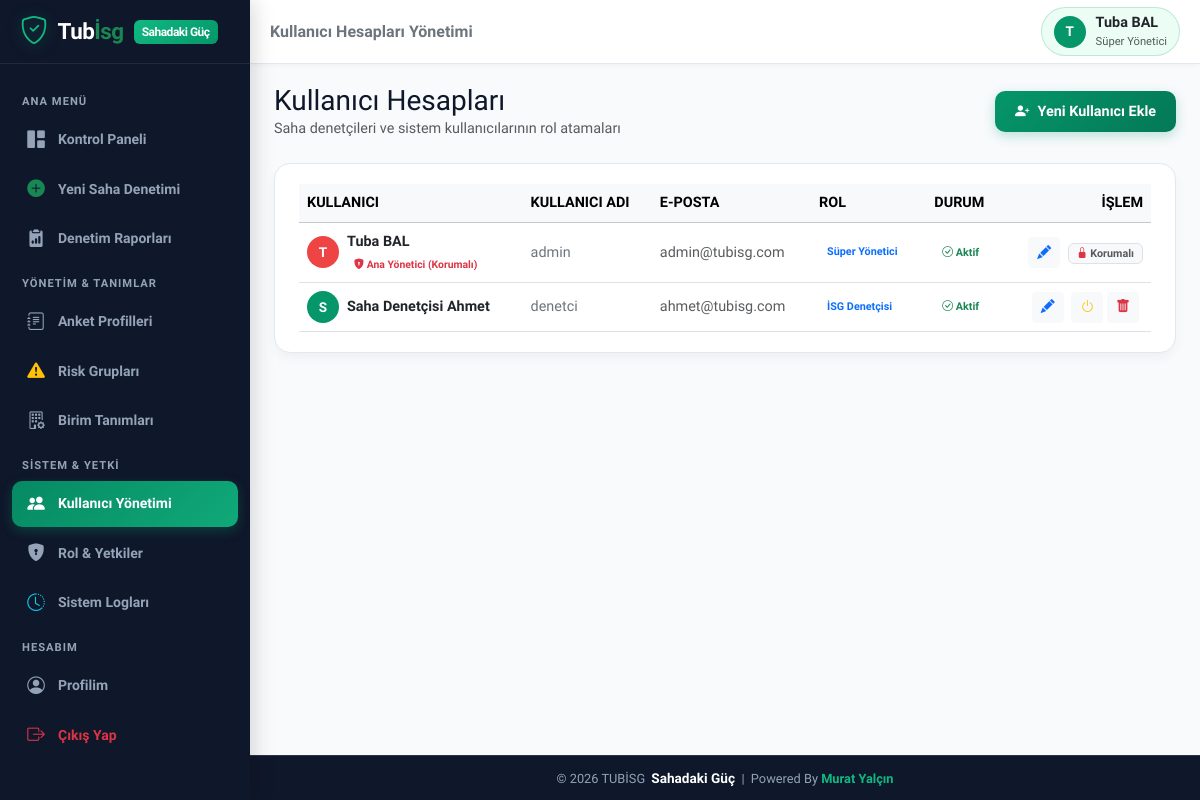
/users.php (signed in), run on the app's committed database.
### tables this page shows
CREATE TABLE IF NOT EXISTS `users` (
  `id` INT AUTO_INCREMENT PRIMARY KEY,
  `username` VARCHAR(50) NOT NULL UNIQUE,
  `password` VARCHAR(255) NOT NULL,
  `name_surname` VARCHAR(100) NOT NULL,
  `email` VARCHAR(100) NULL,
  `role_id` INT NOT NULL,
  `is_active` TINYINT(1) DEFAULT 1,
  `created_at` DATETIME DEFAULT CURRENT_TIMESTAMP,
  FOREIGN KEY (`role_id`) REFERENCES `roles`(`id`) ON DELETE CASCADE
);

CREATE TABLE IF NOT EXISTS `roles` (
  `id` INT AUTO_INCREMENT PRIMARY KEY,
  `role_name` VARCHAR(50) NOT NULL,
  `description` VARCHAR(255) NULL,
  `permissions` TEXT NOT NULL,
  `created_at` DATETIME DEFAULT CURRENT_TIMESTAMP
);

### includes/auth.php (called while the page is built, shortened)
<?php
function is_logged_in() {
    return isset($_SESSION['user_id']) && !empty($_SESSION['user_id']);
}
function get_current_user_data() {
    static $currentUserData = null;
    if ($currentUserData !== null) return $currentUserData;
    $db = getDB();
    $stmt = $db->prepare("
        SELECT u.*, r.role_name, r.permissions
        FROM users u
        JOIN roles r ON u.role_id = r.id
        WHERE u.id = ? AND u.is_active = 1
    ");
    $stmt->execute([$_SESSION['user_id']]);
    $user = $stmt->fetch();
    $currentUserData = $user;
    return $user;
}
function has_permission($permission_key) {
    $user = get_current_user_data();
    if ((int)$user['role_id'] === 1) {
        return true;
    }
    $permissions = json_decode($user['permissions'], true);
    return isset($permissions[$permission_key]) && $permissions[$permission_key] === true;
}
function require_permission($permission_key) {
    if (!has_permission($permission_key)) {
        echo '<div style="font-family:sans-serif; padding:30px; text-align:center; background:#fff0f0; border-radius:12px; margin:50px auto; max-width:500px; color:#9b2c2c;">'
            . '<h2>🚫 Erişim Engellendi</h2>'
            . '<p>Bu işlemi yapmak için gerekli yetkiniz bulunmamaktadır.</p>'
            . '<a href="index.php" style="display:inline-block; padding:10px 20px; background:#e53e3e; color:#fff; text-decoration:none; border-radius:8px; margin-top:15px;">Ana Sayfaya Dön</a>'
            . '</div>';
        exit;
    }
}

### users.php (the view, shortened to what this page needs)
<?php
require_once __DIR__ . '/includes/auth.php';
require_permission('users_manage');
$db = getDB();
$users = $db->query("SELECT u.*, r.role_name FROM users u JOIN roles r ON u.role_id = r.id ORDER BY u.id ASC")->fetchAll();
$pageTitle = 'Kullanıcı Hesapları Yönetimi';
include __DIR__ . '/includes/header.php';
?>
<div class="d-flex align-items-center justify-content-between mb-4">
  <div>
    <h3 class="fw-extrabold m-0">Kullanıcı Hesapları</h3>
    <p class="text-muted fs-7 m-0">Saha denetçileri ve sistem kullanıcılarının rol atamaları</p>
  </div>
  <button type="button" class="btn btn-primary-custom" data-bs-toggle="modal" data-bs-target="#addUserModal">
    <i class="bi bi-person-plus-fill"></i> Yeni Kullanıcı Ekle
  </button>
</div>
<div class="custom-card">
  <div class="table-responsive">
    <table class="table table-hover align-middle m-0">
      <thead class="table-light fs-8 text-uppercase text-muted">
        <tr>
          <th>Kullanıcı</th>
          <th>Kullanıcı Adı</th>
          <th>E-Posta</th>
          <th>Rol</th>
          <th>Durum</th>
          <th class="text-end">İşlem</th>
        </tr>
      </thead>
      <tbody>
        <?php foreach ($users as $u): ?>
          <?php $isMasterAdmin = ((int)$u['id'] === 1 || strtolower($u['username']) === 'admin'); ?>
          <tr>
            <td>
              <div class="d-flex align-items-center gap-2">
                <div class="avatar-circle" style="<?php echo $isMasterAdmin ? 'background: #ef4444;' : ''; ?>">
                  <?php echo mb_substr($u['name_surname'], 0, 1, 'UTF-8'); ?>
                </div>
                <div>
                  <div class="fw-bold text-dark"><?php echo htmlspecialchars($u['name_surname']); ?></div>
                  <?php if ($isMasterAdmin): ?>
                    <span class="badge bg-danger-light text-danger fs-8" style="font-size:0.65rem;"><i class="bi bi-shield-lock-fill"></i> Ana Yönetici (Korumalı)</span>
                  <?php endif; ?>
                </div>
              </div>
            </td>
            <td class="font-weight-bold text-secondary">
              <?php echo htmlspecialchars($u['username']); ?>
            </td>
            <td class="text-muted fs-7"><?php echo htmlspecialchars($u['email'] ?? '-'); ?></td>
            <td>
              <span class="badge bg-primary-light text-primary font-weight-bold p-2">
                <?php echo htmlspecialchars($u['role_name']); ?>
              </span>
            </td>
            <td>
              <?php if ($u['is_active']): ?>
                <span class="badge bg-success-light text-success p-2"><i class="bi bi-check-circle"></i> Aktif</span>
              <?php else: ?>
                <span class="badge bg-danger-light text-danger p-2"><i class="bi bi-x-circle"></i> Pasif</span>
              <?php endif; ?>
            </td>
            <td class="text-end">
              <button class="btn btn-sm btn-light text-primary me-1" data-bs-toggle="modal" data-bs-target="#editUserModal<?php echo $u['id']; ?>" title="Düzenle">
                <i class="bi bi-pencil-fill"></i>
              </button>
              <?php if (!$isMasterAdmin): ?>
                <form method="POST" action="users.php" style="display:inline;">
                  <button type="submit" class="btn btn-sm btn-light text-<?php echo $u['is_active'] ? 'warning' : 'success'; ?>" title="<?php echo $u['is_active'] ? 'Pasife Al' : 'Aktif Et'; ?>">
                    <i class="bi bi-power"></i>
                  </button>
                </form>
                <form method="POST" action="users.php" class="d-inline confirm-delete-form" data-confirm-title="Kullanıcı Hesabını Sil" data-confirm-text="Bu kullanıcı hesabını (<?php echo htmlspecialchars($u['name_surname']); ?>) silmek istediğinize emin misiniz? Kullanıcıya ait tüm denetim verileri silinecektir.">
                  <button type="submit" class="btn btn-sm btn-light text-danger me-1" title="Kullanıcıyı Sil">
                    <i class="bi bi-trash-fill"></i>
                  </button>
                </form>
              <?php else: ?>
                <span class="badge bg-light text-muted border px-2 py-1 fs-8" title="Ana Sistem Yöneticisi Silinemez veya Pasife Alınamaz">
                  <i class="bi bi-lock-fill text-danger"></i> Korumalı
                </span>
              <?php endif; ?>
            </td>
          </tr>
        <?php endforeach; ?>
      </tbody>
    </table>
  </div>
</div>
<?php include __DIR__ . '/includes/footer.php'; ?>

### includes/header.php (shortened to what this page needs)
<?php
require_once __DIR__ . '/auth.php';
$user = get_current_user_data();
$currentPage = basename($_SERVER['PHP_SELF']);
?>
<!DOCTYPE html>
<html lang="tr">
<head>
  <link href="https://cdn.jsdelivr.net/npm/bootstrap@5.3.2/dist/css/bootstrap.min.css" rel="stylesheet">
  <link href="https://cdn.jsdelivr.net/npm/bootstrap-icons@1.11.2/font/bootstrap-icons.min.css" rel="stylesheet">
  <link href="assets/css/style.css" rel="stylesheet">
</head>
<body class="<?php echo is_logged_in() ? 'logged-in-mobile' : ''; ?>">
<div class="app-wrapper">
  <aside class="sidebar">
    <div class="sidebar-header">
      <a href="dashboard.php" class="brand-logo">
        <i class="bi bi-shield-check brand-icon fs-3"></i>
        <span>Tub<span class="text-success">İsg</span></span>
        <span class="brand-badge">Sahadaki Güç</span>
      </a>
    </div>
    <div class="sidebar-nav">
      <div class="nav-category">Ana Menü</div>
      <a href="dashboard.php" class="nav-link-custom <?php echo ($currentPage == 'dashboard.php' || $currentPage == 'index.php') ? 'active' : ''; ?>">
        <i class="bi bi-grid-1x2-fill"></i>
        <span>Kontrol Paneli</span>
      </a>
      <?php if (has_permission('audit_conduct')): ?>
      <a href="audit_new.php" class="nav-link-custom <?php echo ($currentPage == 'audit_new.php' || $currentPage == 'audit_fill.php') ? 'active' : ''; ?>">
        <i class="bi bi-plus-circle-fill text-success"></i>
        <span>Yeni Saha Denetimi</span>
      </a>
      <?php endif; ?>
      <?php if (has_permission('audit_view')): ?>
      <a href="audits_list.php" class="nav-link-custom <?php echo ($currentPage == 'audits_list.php' || $currentPage == 'audit_detail.php') ? 'active' : ''; ?>">
        <i class="bi bi-clipboard2-data-fill"></i>
        <span>Denetim Raporları</span>
      </a>
      <?php endif; ?>
      <div class="nav-category">Yönetim & Tanımlar</div>
      <?php if (has_permission('surveys_manage')): ?>
      <a href="survey_templates.php" class="nav-link-custom <?php echo ($currentPage == 'survey_templates.php' || $currentPage == 'survey_edit.php') ? 'active' : ''; ?>">
        <i class="bi bi-journal-text"></i>
        <span>Anket Profilleri</span>
      </a>
      <a href="risk_groups.php" class="nav-link-custom <?php echo $currentPage == 'risk_groups.php' ? 'active' : ''; ?>">
        <i class="bi bi-exclamation-triangle-fill text-warning"></i>
        <span>Risk Grupları</span>
      </a>
      <?php endif; ?>
      <?php if (has_permission('units_manage')): ?>
      <a href="units.php" class="nav-link-custom <?php echo $currentPage == 'units.php' ? 'active' : ''; ?>">
        <i class="bi bi-building-gear"></i>
        <span>Birim Tanımları</span>
      </a>
      <?php endif; ?>
      <?php if (has_permission('users_manage') || has_permission('logs_view')): ?>
      <div class="nav-category">Sistem & Yetki</div>
      <?php if (has_permission('users_manage')): ?>
      <a href="users.php" class="nav-link-custom <?php echo $currentPage == 'users.php' ? 'active' : ''; ?>">
        <i class="bi bi-people-fill"></i>
        <span>Kullanıcı Yönetimi</span>
      </a>
      <a href="roles.php" class="nav-link-custom <?php echo $currentPage == 'roles.php' ? 'active' : ''; ?>">
        <i class="bi bi-shield-lock-fill"></i>
        <span>Rol & Yetkiler</span>
      </a>
      <?php endif; ?>
      <?php if (has_permission('logs_view')): ?>
      <a href="logs.php" class="nav-link-custom <?php echo $currentPage == 'logs.php' ? 'active' : ''; ?>">
        <i class="bi bi-clock-history text-info"></i>
        <span>Sistem Logları</span>
      </a>
      <?php endif; ?>
      <?php endif; ?>
      <div class="nav-category">Hesabım</div>
      <a href="profile.php" class="nav-link-custom <?php echo $currentPage == 'profile.php' ? 'active' : ''; ?>">
        <i class="bi bi-person-circle"></i>
        <span>Profilim</span>
      </a>
      <a href="logout.php" class="nav-link-custom text-danger">
        <i class="bi bi-box-arrow-right"></i>
        <span>Çıkış Yap</span>
      </a>
    </div>
  </aside>
  <main class="main-content">
    <header class="top-navbar">
      <div class="d-flex align-items-center gap-3">
        <h5 class="m-0 fw-bold d-none d-sm-block text-secondary fs-6">
          <?php echo isset($pageTitle) ? htmlspecialchars($pageTitle) : 'İSG Saha Platformu'; ?>
        </h5>
      </div>
      <div class="d-flex align-items-center gap-3">
        <?php if ($user): ?>
        <a href="profile.php" class="user-profile-badge text-decoration-none" title="Profil Ayarları">
          <div class="avatar-circle">
            <?php echo mb_substr($user['name_surname'], 0, 1, 'UTF-8'); ?>
          </div>
          <div class="d-none d-md-block text-start">
            <div class="fw-bold fs-7 leading-tight text-dark"><?php echo htmlspecialchars($user['name_surname']); ?></div>
            <div class="text-muted fs-8" style="font-size:0.7rem;"><?php echo htmlspecialchars($user['role_name']); ?></div>
          </div>
        </a>
        <?php endif; ?>
      </div>
    </header>
    <div class="page-container">

### data on the page
users: name_surname "T", name_surname "Tuba BAL", role.role_name "Süper Yönetici", shows "Ana Yönetici (Korumalı)", username "admin", email "admin@tubisg.com", is_active 1 (drawn)
users: name_surname "S", name_surname "Saha Denetçisi Ahmet", username "denetci", email "ahmet@tubisg.com", role.role_name "İSG Denetçisi", is_active 1 (drawn)

### other printed values
$pageTitle "Kullanıcı Hesapları Yönetimi"
